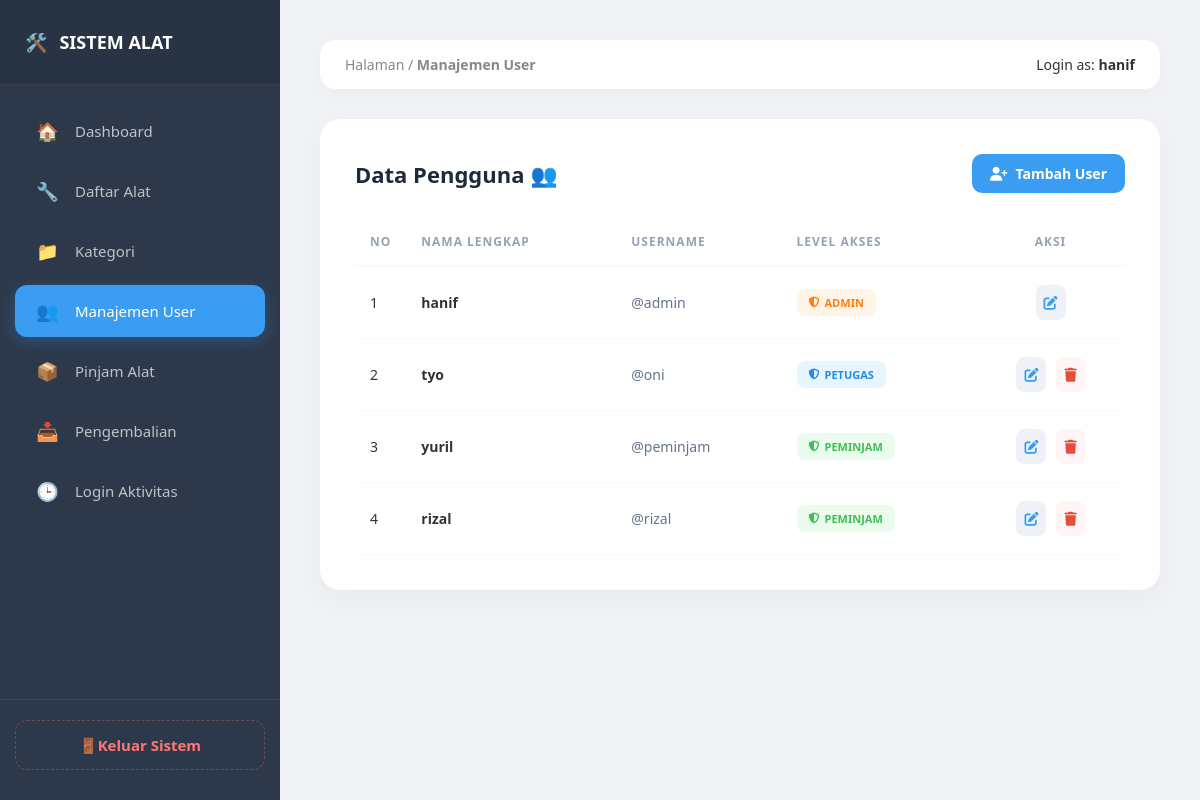
Screenshot of /app/view/admin/user.php (signed in) with the database file from the repository.
### tables this page shows
CREATE TABLE `users` (
  `user_id` int(11) NOT NULL,
  `username` varchar(50) NOT NULL,
  `password` varchar(255) NOT NULL,
  `level` enum('Admin','Petugas','Peminjam') NOT NULL,
  `nama_lengkap` varchar(100) DEFAULT NULL,
  `created_at` timestamp NOT NULL DEFAULT current_timestamp()
);

### app/view/admin/user.php (the view, shortened to what this page needs)
<?php
include $_SERVER['DOCUMENT_ROOT'] . "/peminjaman/app/config/koneksi.php";
$nama_session = $_SESSION['nama'] ?? $_SESSION['username'];
$id_admin_login = $_SESSION['user_id'] ?? 0;
?>
<!DOCTYPE html>
<html lang="id">
<head>
    <link rel="stylesheet" href="https://cdnjs.cloudflare.com/ajax/libs/font-awesome/6.4.2/css/all.min.css">
</head>
<body>
    <div class="sidebar">
        <div class="sidebar-header"><span>🛠️</span> SISTEM ALAT</div>
        <div class="sidebar-menu">
            <a href="dashboard.php"><span class="icon">🏠</span> Dashboard</a>
            <a href="alat.php"><span class="icon">🔧</span> Daftar Alat</a>
            <a href="kategori.php"><span class="icon">📁</span> Kategori</a>
            <a href="user.php" class="active"><span class="icon">👥</span> Manajemen User</a>
            <a href="peminjaman.php"><span class="icon">📦</span> Pinjam Alat</a>
            <a href="pengembalian.php"><span class="icon">📥</span> Pengembalian</a>
            <a href="log_aktivitas.php"><span class="icon">🕒</span> Login Aktivitas</a>
        </div>
        <div class="logout-section">
            <a href="../auth/logout.php" class="logout-link" onclick="return confirm('Yakin ingin keluar?')">
                <span class="icon">🚪</span> Keluar Sistem
            </a>
        </div>
    </div>
    <div class="main-content">
        <div class="top-navbar">
            <div style="font-size: 14px; color: #888;">Halaman / <strong>Manajemen User</strong></div>
            <div style="font-size: 14px;">Login as: <strong><?= htmlspecialchars($nama_session); ?></strong></div>
        </div>
        <div class="card-main">
            <div class="card-header-flex">
                <h2>Data Pengguna 👥</h2>
                <a href="tambah_user.php" class="btn-tambah"><i class="fas fa-user-plus"></i> Tambah User</a>
            </div>
            <table>
                <thead>
                    <tr>
                        <th width="50">NO</th>
                        <th>NAMA LENGKAP</th>
                        <th>USERNAME</th>
                        <th>LEVEL AKSES</th>
                        <th style="text-align: center;">AKSI</th>
                    </tr>
                </thead>
                <tbody>
                    <?php
                    $result = mysqli_query($koneksi, "SELECT * FROM users ORDER BY level ASC");
                    $no = 1;
                    while($row = mysqli_fetch_assoc($result)) :
                        $lvl = strtolower($row['level']);
                    ?>
                    <tr>
                        <td><?= $no++; ?></td>
                        <td><strong><?= htmlspecialchars($row['nama_lengkap'] ?? '-'); ?></strong></td>
                        <td><span style="color: #64748b;">@<?= htmlspecialchars($row['username']); ?></span></td>
                        <td>
                            <span class="badge bg-<?= $lvl; ?>">
                                <i class="fas fa-shield-alt"></i> <?= $row['level']; ?>
                            </span>
                        </td>
                        <td>
                            <div class="action-btns">
                                <a href="edit_user.php?id=<?= $row['user_id']; ?>" class="btn-edit" title="Edit User">
                                    <i class="fas fa-edit"></i>
                                </a>
                                <?php if($row['user_id'] != $id_admin_login) : ?>
                                <a href="user.php?hapus=<?= $row['user_id']; ?>" class="btn-hapus"
                                   onclick="return confirm('Hapus user ini selamanya?')" title="Hapus User">
                                    <i class="fas fa-trash"></i>
                                </a>
                                <?php endif; ?>
                            </div>
                        </td>
                    </tr>
                    <?php endwhile; ?>
                </tbody>
            </table>
        </div>
    </div>
</body>
</html>

### app/view/admin/user.php (style rules this page uses)
:root { --sidebar-bg: #2d394b; --active-blue: #3b9df2; --bg-main: #f0f2f5; --text-gray: #bdc3c7; --logout-red: #ff7675; --danger: #e74c3c; --success: #2ecc71; --warning: #f1c40f; }
* { margin: 0; padding: 0; box-sizing: border-box; }
body { font-family: 'Segoe UI', 'Nunito', sans-serif; background-color: var(--bg-main); display: flex; color: #333; min-height: 100vh; }
.sidebar { width: 280px; background-color: var(--sidebar-bg); height: 100vh; color: white; position: fixed; display: flex; flex-direction: column; z-index: 1000; }
.sidebar-header { padding: 30px 25px; font-size: 18px; font-weight: bold; display: flex; align-items: center; gap: 12px; background: rgba(0,0,0,0.1); border-bottom: 1px solid rgba(255,255,255,0.05); }
.sidebar-menu { padding: 20px 15px; flex-grow: 1; }
.sidebar-menu a { display: flex; align-items: center; color: var(--text-gray); padding: 14px 20px; text-decoration: none; border-radius: 12px; margin-bottom: 8px; font-size: 15px; transition: 0.3s; font-weight: 500; }
.sidebar-menu a .icon { margin-right: 15px; font-size: 18px; width: 25px; text-align: center; }
.sidebar-menu a.active { background: var(--active-blue); color: white; box-shadow: 0 4px 15px rgba(59, 157, 242, 0.3); }
.logout-section { padding: 20px 15px 30px; border-top: 1px solid rgba(255,255,255,0.05); }
.logout-link { display: flex; align-items: center; justify-content: center; padding: 14px; color: var(--logout-red); text-decoration: none; font-weight: 600; font-size: 15px; border: 1.5px dashed rgba(255, 118, 117, 0.3); border-radius: 12px; transition: 0.3s; }
.main-content { margin-left: 280px; flex: 1; padding: 40px; width: calc(100% - 280px); }
.top-navbar { background: white; padding: 15px 25px; border-radius: 15px; display: flex; justify-content: space-between; align-items: center; margin-bottom: 30px; box-shadow: 0 4px 20px rgba(0,0,0,0.03); }
.card-main { background: white; padding: 35px; border-radius: 20px; box-shadow: 0 10px 30px rgba(0,0,0,0.04); }
.card-header-flex { display: flex; justify-content: space-between; align-items: center; margin-bottom: 25px; }
.card-header-flex h2 { color: #1e293b; font-weight: 800; font-size: 22px; }
.btn-tambah { background: var(--active-blue); color: white; padding: 10px 18px; border-radius: 10px; text-decoration: none; font-size: 14px; font-weight: 700; transition: 0.3s; display: inline-flex; align-items: center; gap: 8px; }
table { width: 100%; border-collapse: collapse; margin-top: 10px; }
th { text-align: left; padding: 15px; color: #94a3b8; border-bottom: 2px solid #f8fafc; font-size: 12px; text-transform: uppercase; letter-spacing: 1px; }
td { padding: 18px 15px; border-bottom: 1px solid #f8fafc; font-size: 14px; vertical-align: middle; }
.badge { padding: 6px 12px; border-radius: 8px; font-weight: 800; font-size: 11px; text-transform: uppercase; display: inline-flex; align-items: center; gap: 5px; }
.bg-admin { background: #fff4e6; color: #fd7e14; }
.bg-petugas { background: #e7f5ff; color: #228be6; }
.bg-peminjam { background: #ebfbee; color: #40c057; }
.action-btns { display: flex; gap: 10px; justify-content: center; }
.btn-edit { color: var(--active-blue); background: #eef2f7; padding: 8px; border-radius: 8px; transition: 0.3s; }
.btn-hapus { color: var(--danger); background: #fff5f5; padding: 8px; border-radius: 8px; transition: 0.3s; }

### rows the page displays
users: nama_lengkap "hanif", username "admin", level "ADMIN"
users: nama_lengkap "tyo", username "oni", level "PETUGAS"
users: nama_lengkap "yuril", username "peminjam", level "PEMINJAM"
users: nama_lengkap "rizal", username "rizal", level "PEMINJAM"

### other values shown
$nama_session "hanif"
